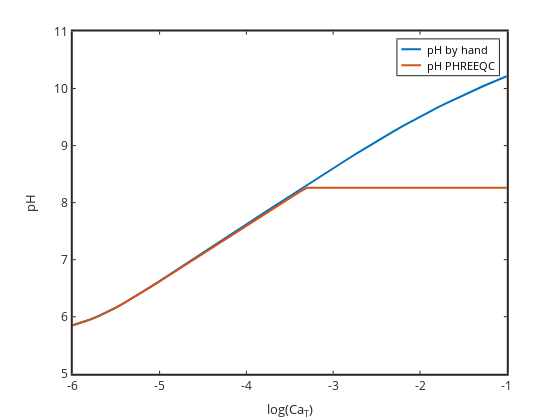

The notebook cell this image was saved under:
### Code cell
plot(logCaT,pHhand,'linewidth',2,logCaT,pHphreeqc,'linewidth',2)
 set(gca,'linewidth',2,'fontsize',12)
legend('pH by hand','pH PHREEQC')
xlabel('log(Ca_T)'); ylabel('pH')

### Figure 1 — Plotly figure (JSON) as saved in the notebook; plotly's stock layout.template omitted (floating-point values rounded to 4 significant figures)
{"data": [{"line": {"color": "rgb(0,113,188)", "dash": "solid", "width": 2}, "marker": {"color": "rgb(0,113,188)", "line": {"color": "rgb(0,113,188)"}, "size": 6, "symbol": "none"}, "mode": "lines", "name": "pH by hand", "showlegend": true, "type": "scatter", "visibility": true, "x": [-6, -5.9, -5.8, -5.7, -5.6, -5.5, -5.4, -5.3, -5.2, -5.1, -5, -4.9, -4.8, -4.7, -4.6, -4.5, -4.4, -4.3, -4.2, -4.1, -4, -3.9, -3.8, -3.7, -3.6, -3.5, -3.4, -3.3, -3.2, -3.1, -3, -2.9, -2.8, -2.7, -2.6, -2.5, -2.4, -2.3, -2.2, -2.1, -2, -1.9, -1.8, -1.7, -1.6, -1.5, -1.4, -1.3, -1.2, -1.1, -1], "xaxis": "x", "y": [5.852, 5.897, 5.951, 6.014, 6.086, 6.165, 6.25, 6.339, 6.433, 6.528, 6.625, 6.723, 6.822, 6.921, 7.021, 7.12, 7.22, 7.319, 7.419, 7.519, 7.618, 7.718, 7.817, 7.917, 8.016, 8.115, 8.214, 8.312, 8.41, 8.507, 8.604, 8.7, 8.796, 8.89, 8.983, 9.074, 9.165, 9.253, 9.339, 9.424, 9.506, 9.586, 9.664, 9.74, 9.814, 9.885, 9.955, 10.02, 10.09, 10.15, 10.22], "yaxis": "y"}, {"line": {"color": "rgb(216,82,24)", "dash": "solid", "width": 2}, "marker": {"color": "rgb(216,82,24)", "line": {"color": "rgb(216,82,24)"}, "size": 6, "symbol": "none"}, "mode": "lines", "name": "pH PHREEQC", "showlegend": true, "type": "scatter", "visibility": true, "x": [-6, -5.9, -5.8, -5.7, -5.6, -5.5, -5.4, -5.3, -5.2, -5.1, -5, -4.9, -4.8, -4.7, -4.6, -4.5, -4.4, -4.3, -4.2, -4.1, -4, -3.9, -3.8, -3.7, -3.6, -3.5, -3.4, -3.3, -3.2, -3.1, -3, -2.9, -2.8, -2.7, -2.6, -2.5, -2.4, -2.3, -2.2, -2.1, -2, -1.9, -1.8, -1.7, -1.6, -1.5, -1.4, -1.3, -1.2, -1.1, -1], "xaxis": "x", "y": [5.85, 5.895, 5.949, 6.012, 6.083, 6.162, 6.246, 6.335, 6.428, 6.523, 6.619, 6.717, 6.815, 6.913, 7.012, 7.11, 7.208, 7.307, 7.405, 7.503, 7.601, 7.698, 7.795, 7.891, 7.987, 8.081, 8.175, 8.262, 8.262, 8.262, 8.262, 8.262, 8.262, 8.262, 8.262, 8.262, 8.262, 8.262, 8.262, 8.262, 8.262, 8.262, 8.262, 8.261, 8.262, 8.262, 8.261, 8.262, 8.261, 8.262, 8.262], "yaxis": "y"}, {"hoverinfo": "none", "line": {"color": "rgb(0,113,188)", "dash": "solid", "width": 2}, "marker": {"color": "rgb(0,113,188)", "line": {"color": "rgb(0,113,188)"}, "size": 6, "symbol": "none"}, "mode": "lines", "name": "", "showlegend": false, "type": "scatter", "visibility": true, "x": [3, 18], "xaxis": "x2", "y": [7.57, 7.57], "yaxis": "y2"}, {"hoverinfo": "none", "line": {"color": "rgb(216,82,24)", "dash": "solid", "width": 2}, "marker": {"color": "rgb(216,82,24)", "line": {"color": "rgb(216,82,24)"}, "size": 6, "symbol": "none"}, "mode": "lines", "name": "", "showlegend": false, "type": "scatter", "visibility": true, "x": [3, 18], "xaxis": "x2", "y": [19.71, 19.71], "yaxis": "y2"}], "layout": {"annotations": [{"font": {"color": "rgb(0,0,0)", "size": 10.8}, "showarrow": false, "text": "pH by hand", "x": 21, "xanchor": "left", "xref": "x2", "y": 7.57, "yanchor": "middle", "yref": "y2"}, {"font": {"color": "rgb(0,0,0)", "size": 10.8}, "showarrow": false, "text": "pH PHREEQC", "x": 21, "xanchor": "left", "xref": "x2", "y": 19.71, "yanchor": "middle", "yref": "y2"}], "height": 420, "hovermode": "closest", "margin": {"b": 0, "l": 0, "r": 0, "t": 0}, "plot_bgcolor": "rgba(0,0,0,0)", "showlegend": false, "width": 560, "xaxis": {"anchor": "y", "autorange": false, "domain": [0.13, 0.905], "exponentformat": "none", "gridcolor": "rgba(38,38,38,0.15)", "gridwidth": 2, "linecolor": "rgb(38,38,38)", "linewidth": 2, "mirror": "ticks", "range": [-6, -1], "showgrid": false, "showline": true, "side": "bottom", "spikedash": "solid", "spikemode": "across", "spikesides": false, "spikethickness": 1, "tickangle": 0, "tickcolor": "rgb(38,38,38)", "tickfont": {"color": "rgb(38,38,38)", "size": 12}, "ticklen": 3, "ticks": "inside", "ticktext": ["-6", "-5", "-4", "-3", "-2", "-1"], "tickvals": [-6, -5, -4, -3, -2, -1], "title": {"font": {"color": "rgb(38,38,38)", "size": 13.2}, "text": "log(Ca<sub>T</sub>)"}, "type": "linear", "visible": true, "zeroline": false}, "xaxis2": {"anchor": "y2", "autorange": false, "domain": [0.7097, 0.8909], "exponentformat": "none", "fixedrange": true, "gridcolor": "rgba(38,38,38,0.15)", "gridwidth": 1, "linecolor": "rgb(38,38,38)", "linewidth": 1, "mirror": true, "range": [0, 77.32], "showgrid": false, "showline": true, "showspikes": false, "side": "bottom", "spikedash": "solid", "spikemode": "across", "spikesides": false, "spikethickness": 1, "tickangle": 0, "tickcolor": "rgb(38,38,38)", "tickfont": {"color": "rgb(38,38,38)", "size": 10.8}, "ticklen": 3, "ticks": "", "ticktext": [], "tickvals": [], "title": {"font": {"color": "rgb(0,0,0)", "size": 11.88}, "text": ""}, "type": "linear", "visible": true, "zeroline": false}, "yaxis": {"anchor": "x", "autorange": false, "domain": [0.11, 0.925], "exponentformat": "none", "gridcolor": "rgba(38,38,38,0.15)", "gridwidth": 2, "linecolor": "rgb(38,38,38)", "linewidth": 2, "mirror": "ticks", "range": [5, 11], "showgrid": false, "showline": true, "side": "left", "spikedash": "solid", "spikemode": "across", "spikesides": false, "spikethickness": 1, "tickangle": 0, "tickcolor": "rgb(38,38,38)", "tickfont": {"color": "rgb(38,38,38)", "size": 12}, "ticklen": 3, "ticks": "inside", "ticktext": ["5", "6", "7", "8", "9", "10", "11"], "tickvals": [5, 6, 7, 8, 9, 10, 11], "title": {"font": {"color": "rgb(38,38,38)", "size": 13.2}, "text": "pH"}, "type": "linear", "visible": true, "zeroline": false}, "yaxis2": {"anchor": "x2", "autorange": false, "domain": [0.821, 0.9062], "exponentformat": "none", "fixedrange": true, "gridcolor": "rgba(38,38,38,0.15)", "gridwidth": 1, "linecolor": "rgb(38,38,38)", "linewidth": 1, "mirror": true, "range": [27.28, 0], "showgrid": false, "showline": true, "showspikes": false, "side": "left", "spikedash": "solid", "spikemode": "across", "spikesides": false, "spikethickness": 1, "tickangle": 0, "tickcolor": "rgb(38,38,38)", "tickfont": {"color": "rgb(38,38,38)", "size": 10.8}, "ticklen": 3, "ticks": "", "ticktext": [], "tickvals": [], "title": {"font": {"color": "rgb(0,0,0)", "size": 11.88}, "text": ""}, "type": "linear", "visible": true, "zeroline": false}}}
